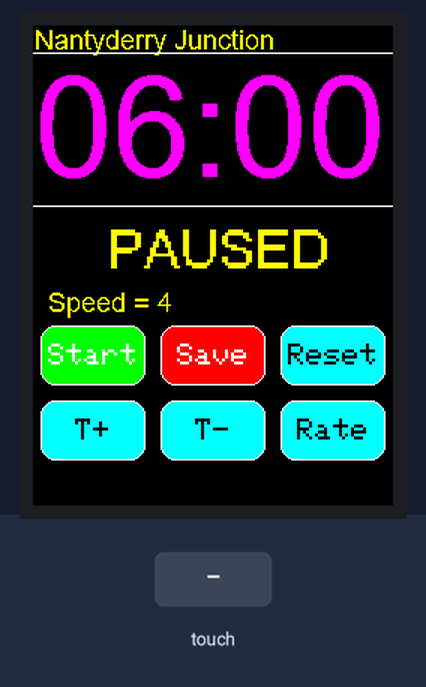
The sketch below on a simulated Arduino Uno, built with avr-gcc and run on an emulated ATmega328P. Parts: 240×320 colour display. The inputs (shaded band) are chosen by the test bench. EEPROM starts erased; what the sketch prints to the serial monitor is not drawn.

Above: at 1.5 s.
1.6 s: touch panel pressed at 38 % / 30 % of its raw x / y range
At 2.9 s:
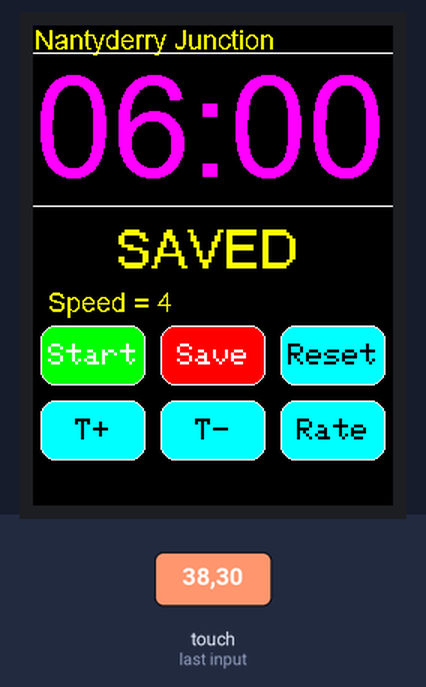
3.2 s: touch panel pressed at 87 % / 10 % of its raw x / y range
4.8 s: touch panel pressed at 13 % / 30 % of its raw x / y range
At 5.8 s:
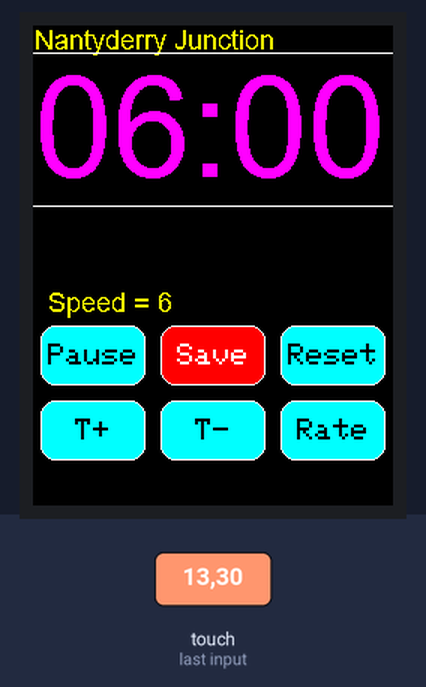
6.3 s: touch panel pressed at 13 % / 10 % of its raw x / y range
At 6.7 s:
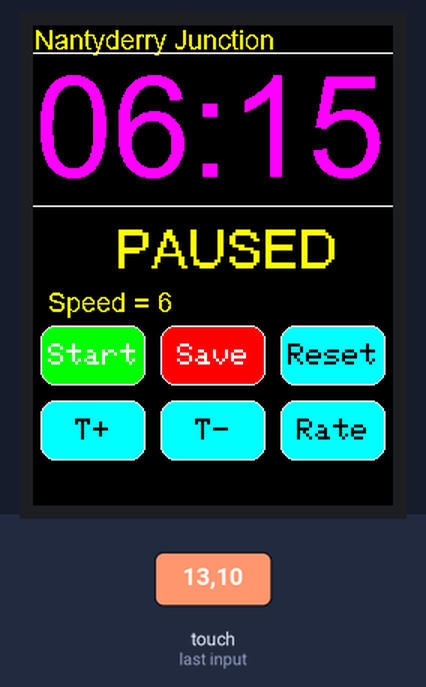
7.9 s: touch panel pressed at 87 % / 30 % of its raw x / y range
At 9.2 s:
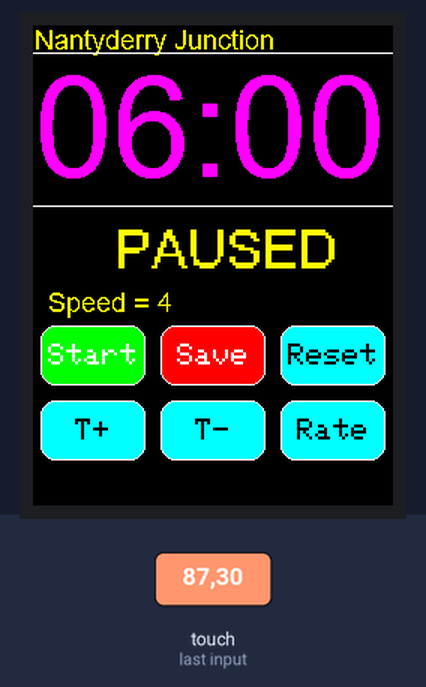
9.5 s: touch panel pressed at 38 % / 10 % of its raw x / y range
At 10.4 s:
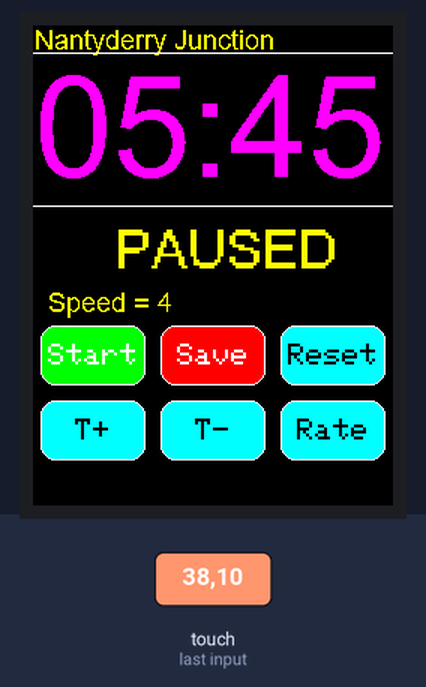
Timing chart, 0 to 12.1 s (numbered marks = the images above; inputs shaded):
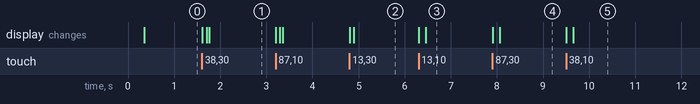

The sketch:

Fast_Clock.ino
```cpp
// (licence header left out)
#include "Fast_Clock.h"

MCUFRIEND_kbv tft;  // set up a tft instance with the MCUFRIEND drivers

// Load the specil font for the clock display - 24 point wont load
// This is a converted Arial Truetype font with characters 0 - 9 & :
#include <Fonts/Arial48pt7b.h>
#include <Fonts/Arial9pt7b.h>
//#include <Fonts/FreeMono9pt7b.h>

void showmsgXY(int x, int y, int sz, char colour, const char *msg)
{
    int16_t x1, y1;
    uint16_t wid, ht;
    //tft.fillRect(1, y, 240, y+15, BLACK);
    //tft.drawFastHLine(0, y, tft.width(), WHITE);
    tft.setFont();
    tft.setFont(&Arial9pt7b);
    tft.setCursor(x, y);
    tft.setTextColor(colour);
    tft.setTextSize(sz);
    tft.print(msg);
    delay(10);
}

void TFT_Begin()
{

    // ALL Touch panels and wiring is DIFFERENT
    // copy-paste results from TouchScreen_Calibr_native.ino

    const int XP = 7, XM = A1, YP = A2, YM = 6;

    const int TS_LEFT = 123, TS_RT = 923, TS_TOP = 895, TS_BOT = 98; // for Portrait orientation


    TouchScreen ts = TouchScreen(XP, YP, XM, YM, 300);

    uint16_t ID = tft.readID();
    // Serial.print("TFT ID = 0x");
    // Serial.println(ID, HEX);
    // Serial.println("Calibrate for your Touch Panel");
    if (ID == 0xD3D3) ID = 0x9486; // write-only shield

    tft.begin(ID);

    tft.setRotation(2);           //PORTRAIT

    tft.fillScreen(BLACK);
    //tft.setFont(&Arial9pt7b);
    showmsgXY(1, 15, 1, YELLOW, "Nantyderry Junction");
    //showmsgXY(130, 10, 1, YELLOW, "Junction");
    tft.drawFastHLine(0, 18, tft.width(), WHITE);


}

void DrawButtons()
{

    tft.setFont();
    //tft.setFont(&FreeMono9pt7b);
    //Serial.println("Defining Buttons");
    btn1.initButton(&tft,  40, 220, 70, 40, WHITE, GREEN, WHITE, "Start", 2);
    btn2.initButton(&tft,  120, 220, 70, 40, WHITE, RED, WHITE, "Save", 2);
    btn3.initButton(&tft,  200, 220, 70, 40, WHITE, CYAN, BLACK, "Reset", 2);
    btn4.initButton(&tft,  40, 270, 70, 40, WHITE, CYAN, BLACK, "T+", 2);
    btn5.initButton(&tft,  120, 270, 70, 40, WHITE, CYAN, BLACK, "T-", 2);
    btn6.initButton(&tft,  200, 270, 70, 40, WHITE, CYAN, BLACK, "Rate", 2);

    btn1.drawButton(false);
    btn2.drawButton(false);
    btn3.drawButton(false);
    btn4.drawButton(false);
    btn5.drawButton(false);
    btn6.drawButton(false);

}


void printClock(char *Msg)
{//

// This is the print section.  Change this to print to TFT display.


    tft.setFont(&Arial48pt7b);

    tft.setTextColor(MAGENTA);
    tft.setTextSize(1);
    tft.fillRect(1, 30, 235, 100, BLACK);
    //delay(10);
    tft.setCursor(1,100);

    Serial.print(" Time:");
    Serial.println(Msg);

    tft.print(Msg);
    //delay(10);
    tft.drawFastHLine(0, 120, tft.width(), WHITE);

}

void printText(char *Msg)
{

// This is the print section.  Change this to print to TFT display.
    //Serial.println(Msg);

     tft.fillRect(1, 170, 318, 30, BLACK);
     tft.setCursor(15, 170);
    tft.setFont();
    tft.setTextColor(YELLOW);
    tft.setTextSize(2);
    tft.print(Msg);
    delay(10);


}

bool Touch_getXY(void)
{
    TSPoint p = ts.getPoint();
    pinMode(YP, OUTPUT);      //restore shared pins
    pinMode(XM, OUTPUT);
    digitalWrite(YP, HIGH);   //because TFT control pins
    digitalWrite(XM, HIGH);
    bool pressed = (p.z > MINPRESSURE && p.z < MAXPRESSURE);
    if (pressed) {
        pixel_x = map(p.x, TS_LEFT, TS_RT, 0, tft.width()); //.kbv makes sense to me
        pixel_y = map(p.y, TS_TOP, TS_BOT, 0, tft.height());
    }
    return pressed;
}


void CheckButtons()
{

    tft.setFont();

    bool down = Touch_getXY();

    btn1.press(down && btn1.contains(pixel_x, pixel_y));
    btn2.press(down && btn2.contains(pixel_x, pixel_y));
    btn3.press(down && btn3.contains(pixel_x, pixel_y));
    btn4.press(down && btn4.contains(pixel_x, pixel_y));
    btn5.press(down && btn5.contains(pixel_x, pixel_y));
    btn6.press(down && btn6.contains(pixel_x, pixel_y));

    if (btn1.justReleased())
        btn1.drawButton();
    if (btn2.justReleased())
        btn2.drawButton();
    if (btn3.justReleased())
        btn3.drawButton();
    if (btn4.justReleased())
        btn4.drawButton();
    if (btn5.justReleased())
        btn5.drawButton();
    if (btn6.justReleased())
        btn6.drawButton();

    if (btn1.justPressed()) {
      btn1.drawButton(true);
       ButtonPressed = 1;  // Start/Pause
      delay(debounceDelay);
    }
    if (btn2.justPressed()) {
      btn2.drawButton(true);
      ButtonPressed = 2; // Save
      delay(debounceDelay);
    }
    if (btn3.justPressed()) {
      btn3.drawButton(true);
      ButtonPressed = 3;   // Reset
      delay(debounceDelay);
    }
   if (btn4.justPressed()) {
      btn4.drawButton(true);
      ButtonPressed = 4;      //T+
      delay(debounceDelay);
    }
   if (btn5.justPressed()) {
      btn5.drawButton(true);
      ButtonPressed = 5;      //T-
      delay(debounceDelay);
    }
    if (btn6.justPressed()) {
      btn6.drawButton(true);
      ButtonPressed = 6;      // Rate
      delay(debounceDelay);
    }


}

void CheckClockTime() {

//Serial.println("Clock Tick");

  if (currentMillis - lastMillis >= milPerSec) {  // cycle every second


    runTime = runTime + (clockSpeed * milPerSec);

    HH = ((startTime + runTime) / milPerHr) ;

    if (HH >= 24)
        {
          HD = (HH / 24);
          HH = (HH - (24 * HD));
        }
    if (HH <= 9)
        {
          Time = " ";
          Hour = "0";
          Hour.concat(HH);
          Hour += ":";
        }
      else
        {
          Hour = (HH);
          Hour += ":";
        }
     if ((HH >= 10) && (HH < 20))
        {
          Time = "  ";
        }
    if (HH >= 20)
        {
          Time = " ";
        }

      MM = ((startTime + runTime) % milPerHr) / milPerMin;

    if (MM > 59)
        {
          MH = (MM / 60);
          MM = (MM - ( 60 * MH));
        }

    if (MM <= 9)
        {
          Minute = "0";
          Minute.concat(MM);
          MinuteS = (Minute);
          Minute += ":";
        }
    else
        {
          Minute = (MM);
          MinuteS = (Minute);
          Minute += ":";
        }

    Ss = ((startTime + runTime) % milPerHr) / milPerSec;

    if (Ss > 59)
        {
          SM = (Ss / 60);
          Ss = (Ss - ( 60 * SM));
        }

    if (Ss <= 9)
        {
          Second = "0";
          Second.concat(Ss);
        }
      else
        {
          Second = (Ss);
        }

    Time = Time += Hour += MinuteS += '\0';  //  Add null for dispaly
    TimeP = Hour += Minute += Second;
    Time.toCharArray(message, 8);

  lastMillis = currentMillis;
  Serial.print("Routine Cycle ");
  Serial.println(message);

  if (MM != LastMinutes){
    LastMinutes = MM;

    printClock(message);
  }

  }

}

void PauseClock() {

tft.setFont();

pausePlay = !pausePlay;

Serial.print("PausePlay = ");
Serial.println(pausePlay);

if (pausePlay == true)                   //  Clock paused
      {
        Pause = "Pause";
        Pause = Pause += '\0';
        Pause.toCharArray(message, 6);
        showmsgXY(55, 160, 2, YELLOW, "PAUSED");
        tft.setFont();
        btn1.initButton(&tft,  40, 220, 70, 40, WHITE, GREEN, WHITE, "Start", 2);
        btn1.drawButton(false);
      }

else
    {
        tft.setFont();
        tft.fillRect(1, 135, 235, 30, BLACK);
        btn1.initButton(&tft,  40, 220, 70, 40, WHITE, CYAN, BLACK, "Pause", 2);
        btn1.drawButton(false);
    }


}

void TimePlus(){

   if (!pausePlay){
     PauseClock();
    }
          // if runTime is > 2 minutes (120000 millis) adjust runTime if under 2 minutes startTime
          //  Increment by 15 Min "a press"
        if (runTime > 120000)
        {
          runTime = runTime + 900000;
        } else  {
          startTime = startTime + 900000;
        }
        HH = ((startTime + runTime) / milPerHr) ;
            if (HH >= 24)
            {
              HD = (HH / 24);
              HH = (HH - (24 * HD));
            }
            if (HH <= 9)
            {
              Time = " ";
              Hour = "0";
              Hour.concat(HH);
              Hour += ":";
            }  else {
              Hour = (HH);
              Hour += ":";
            }
            if ((HH >= 10) && (HH < 20))
            {
              Time = "  ";
            }
            if (HH >= 20)
            {
              Time = " ";
            }
          MM = ((startTime + runTime) % milPerHr) / milPerMin;
            if (MM > 59)
            {
              MH = (MM / 60);
              MM = (MM - ( 60 * MH));
            }
            if (MM <= 9)
            {
              Minute = "0";
              Minute.concat(MM);
              MinuteS = (Minute);
              Minute += ":";
            }  else {
              Minute = (MM);
              MinuteS = (Minute);
              Minute += ":";
            }
          Time = Hour += MinuteS += '\0';  //  Add null for dispaly
          Time.toCharArray(message, 8);
          printClock(message);


}

void TimeMinus(){

  if (!pausePlay){
     PauseClock();
    }
  // if runTime is > 2 minutes (120000 millis) adjust runTime if under 2 minutes startTime
  //  Increment by -15 Min "a press"
  if (runTime > 120000)
  {
    runTime = runTime - 900000;
  } else  {
    startTime = startTime - 900000;
  }

  HH = ((startTime + runTime) / milPerHr) ;

    if (HH >= 24)
    {
      HD = (HH / 24);
      HH = (HH - (24 * HD));
    }
    if (HH <= 9)
    {
      Time = " ";
      Hour = "0";
      Hour.concat(HH);
      Hour += ":";
    }  else {
      Hour = (HH);
      Hour += ":";
    }
    if ((HH >= 10) && (HH < 20))
    {
      Time = "  ";
    }
    if (HH >= 20)
    {
      Time = " ";
    }
  MM = ((startTime + runTime) % milPerHr) / milPerMin;
    if (MM > 59)
    {
      MH = (MM / 60);
      MM = (MM - ( 60 * MH));
    }
    if (MM <= 9)
    {
      Minute = "0";
      Minute.concat(MM);
      MinuteS = (Minute);
      Minute += ":";
    }  else {
      Minute = (MM);
      MinuteS = (Minute);
      Minute += ":";
    }

    Time = Hour += MinuteS += '\0'; //  Add null for dispaly
    Time.toCharArray(message, 8);
    printClock(message);


}

void AlterRate(){

    if (!pausePlay){
     PauseClock();
    }

    Serial.println(counter);
    if (counter < 6)
    {
      counter++;
    } else {
      counter = 0;
    }

    Serial.println(counter);
    clockSpeed = clockSpeeds[counter];
    Speed = "Speed = ";
    Speed = Speed +=clockSpeed += '\0';    //  Add null for dispaly
    Speed.toCharArray(message, 12);
    tft.fillRect(10, 170, 240, 22, BLACK);
    showmsgXY(10, 190, 1, YELLOW, message);


  currentMillis = millis();

}


void ResetAll(){

    if (!pausePlay){
     PauseClock();
    }

    startTime = 21600000;                               //  default start time 06:00
    counter = 2;                                     //  initial clock speed 4:1
    runTime = 0;                                        //  Reset run time
    LastMinutes = 99;

    clockSpeed = clockSpeeds[counter];
    Speed = "Speed = ";
    Speed = Speed +=clockSpeed += '\0';    //  Add null for dispaly
    Speed.toCharArray(message, 12);

    tft.fillRect(10, 170, 240, 22, BLACK);
    showmsgXY(10, 190, 1, YELLOW, message);

    CheckClockTime();           // display the time


}

void SaveTime(){

    if (!pausePlay){
     PauseClock();
    }

    PauseTime.hour = HH;
    PauseTime.minute = MM;
    PauseTime.speed = counter;

    int eeAddress = 0;

    EEPROM.put(eeAddress, PauseTime);
    tft.fillRect(1, 135, 235, 30, BLACK);
    showmsgXY(55, 160, 2, YELLOW, "SAVED");

}

void GetSavedTime(){

    int eeAddress = 0;
    EEPROM.get(eeAddress, PauseTime);

    // Check we have something valid from EEPROM
    if (PauseTime.hour > 0 && PauseTime.hour < 25){
      // we have a valid time so calculate start point
        startTime = (PauseTime.hour * milPerHr) + (PauseTime.minute * milPerMin);
        counter = PauseTime.speed;
      }
    else {
      // not valid so set defaults.  Either first use or EEPROM corrupt
        startTime = 21600000;           //  default start time 06:00
        clockSpeed = 4;                 //  initial clock speed 4:1

    }

    lastMillis = millis();          //  first reference reading of arduino O/S

}


void PrintButton(){

  Serial.print("Button :");
  Serial.println(ButtonPressed);

}

void setup()
{

  Serial.begin(115200);

  while (!Serial) {
    ; // wait for serial port to connect. Needed for native USB port only
  }

  currentMillis = millis();

  TFT_Begin();

  DrawButtons();


  GetSavedTime();               // Read the EEPROM

  clockSpeed = clockSpeeds[counter];
          Speed = "Speed = ";
          Speed = Speed +=clockSpeed += '\0';    //  Add null for dispaly
          Speed.toCharArray(message, 12);
          //printText(message);
          tft.fillRect(10, 170, 240, 22, BLACK);
          showmsgXY(10, 190, 1, YELLOW, message);

  CheckClockTime();

  pausePlay = true;
  showmsgXY(50, 160, 2, YELLOW, "PAUSED");

  Serial.println("Setup Finished");

}


void loop()
{

  if (pausePlay == false){
    CheckClockTime();
  }

  CheckButtons();


  switch (ButtonPressed){


    case 1:
        PauseClock();
        PrintButton();

      break;

    case 2:
        SaveTime();
        PrintButton();
      break;

    case 3:

        ResetAll();
        PrintButton();
      break;

    case 4:
        TimePlus();
        PrintButton();
      break;

    case 5:
        TimeMinus();
        PrintButton();
      break;

    case 6:
        AlterRate();
        PrintButton();
      break;

  }

    ButtonPressed = 0;
    currentMillis = millis();


}
```

Fast_Clock.h
```cpp
#include <Adafruit_GFX.h>
#include <MCUFRIEND_kbv.h>

#include <TouchScreen.h>
#include <EEPROM.h>

#define MINPRESSURE 200
#define MAXPRESSURE 1000

#include <SPI.h>

// ALL Touch panels and wiring is DIFFERENT
// copy-paste results from TouchScreen_Calibr_native.ino
//These settings are for the McuFriend 2.8" shield

const int XP = 7, XM = A1, YP = A2, YM = 6;
//const int TS_LEFT = 918, TS_RT = 122, TS_TOP = 99, TS_BOT = 895; // for Portrait Orientation
//const int TS_LEFT = 99, TS_RT = 895, TS_TOP = 122, TS_BOT = 918;  // For Landscape Orientation
const int TS_LEFT = 123, TS_RT = 923, TS_TOP = 895, TS_BOT = 98; // for Portrait orientation 2

TouchScreen ts = TouchScreen(XP, YP, XM, YM, 300);

//Adafruit_GFX_Button in_btn, out_btn, run_btn, estop_btn;
Adafruit_GFX_Button btn1, btn2, btn3, btn4, btn5, btn6;

int pixel_x, pixel_y;     //Touch_getXY() updates global vars


#define BLACK   0x0000
#define BLUE    0x001F
#define RED     0xF800
#define GREEN   0x07E0
#define CYAN    0x07FF
#define MAGENTA 0xF81F
#define YELLOW  0xFFE0
#define WHITE   0xFFFF

// #define MAX_DEVICES 4
// #define CLK_PIN   13  // or SCK
// #define DATA_PIN  11  // or MOSI
// #define CS_PIN    10  // or SS
// // Text parameters
// #define  CHAR_SPACING  1 // pixels between characters


// Global message buffers shared by Serial and Scrolling functions
#define BUF_SIZE  15
char message[BUF_SIZE] = {"Hello!"};
//bool newMessageAvailable = true;


unsigned long currentMillis = 0;  //  Current Millis value for comparison
unsigned long lastMillis = 0;     //  Last Millis for comparison
unsigned long startTime = 0;      //  Milliseconds since 00:00.000 to Session Start Time
unsigned long runTime = 0;        //  Milliseconds since Session Start Time

// Constants
const int milPerSec = 1000;       //  Milliseconds per Second
unsigned long milPerMin = 60000;  //  Milliseconds per minute
unsigned long milPerHr = 3600000; //  Milliseconds per Hour

int clockSpeeds[] = {1, 2, 4, 6, 8, 12, 30};  //  Fast Clock Speeds
int clockSpeed = 4;               //  Initial Fast Clock Speed Setting
int debounceDelay = 75;           //  the debounce time; increase if the output flickers
int counter = 2;                  //  for program logic

bool pausePlay = false;            //  clock state - running or paused

int HH;                           //  Integer Hours
int MM;                           //  Integer Minutes
int HD;                           //  number of full Days since conting
int MH;                           //  number of full hours since conting
int SM;                           //  number of full minutes since conting
int Ss;                           //  Integer Seconds
String Time;                      //  Character Hours:Minutes
String TimeP;                     //  Character Hours:Minutes:Seconds
String Hour;                      //  Character Hours
String Minute;                    //  Character Minutes + ":"
String MinuteS;                   //  Character Minutes
String Second;                    //  Character Seconds
String Speed;                     //  Character Speed
String Pause;                     //  Character Pause
int LastMinutes = 99;

int ButtonPressed = 0;

struct MyTime {
  int hour;
  int minute;
  int speed;
};

MyTime PauseTime;
```

Source omitted: Arial48pt7b.h (data table, 23665 bytes), Arial9pt7b.h (data table, 12549 bytes)

Measured:
- after the input at 1.6 s, the display: first changes at once (image 1 shows a later state)
- after the input at 4.8 s, the display: first changes at once (image 2 shows a later state)
- after the input at 6.3 s, the display: first changes at once (image 3 shows a later state)
- after the input at 7.9 s, the display: first changes at once (image 4 shows a later state)
- after the input at 9.5 s, the display: first changes at once (image 5 shows a later state)
